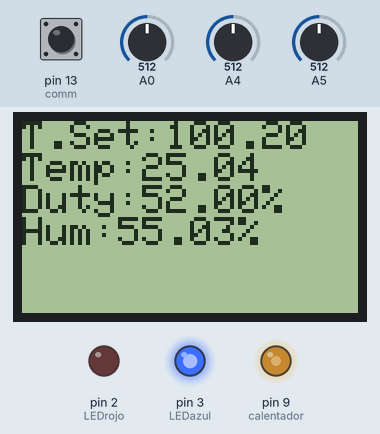
This sketch was run on a simulated Arduino Uno, built with avr-gcc and run on an emulated ATmega328P. On the bench: 84×48 one-colour display, output pins drawn as LEDs (lit = HIGH). The test bench sets the inputs (shaded band); at power-on: A0 = 512, A4 = 512, pin 13 (comm) HIGH, A5 = 512. The display library's start-up logo is not drawn; what the sketch prints to the serial monitor is not drawn.

Above: at 1.7 s.
1.8 s: A0 set to 554
At 2.2 s:
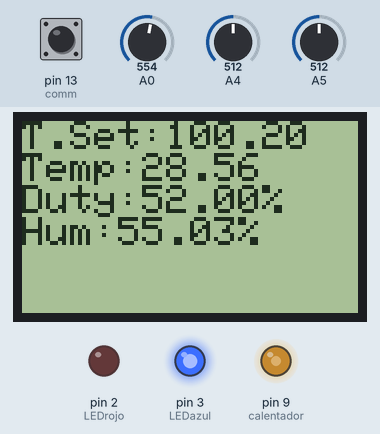
3.3 s: A0 set to 584
At 4.5 s:
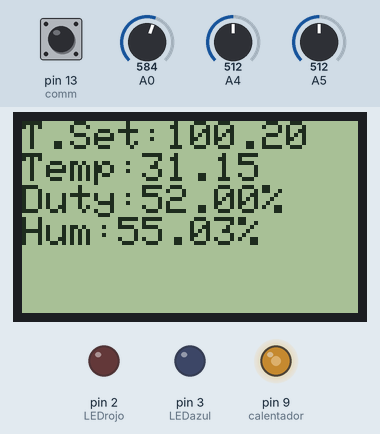
4.8 s: A4 set to 169
At 5.8 s:
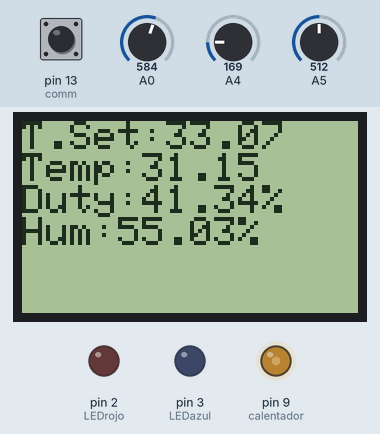
6.3 s: A4 set to 149
At 6.6 s:
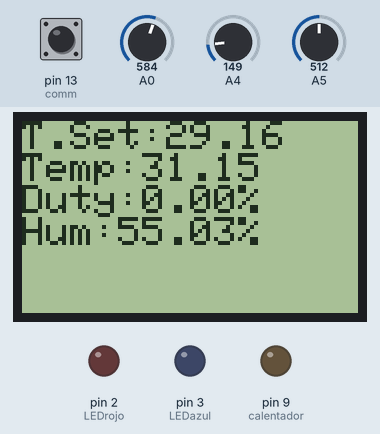
7.8 s: A0 set to 691
At 8.3 s:
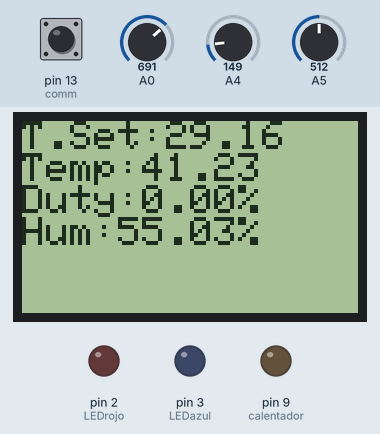
9.3 s: A0 set to 715
At 10.6 s:
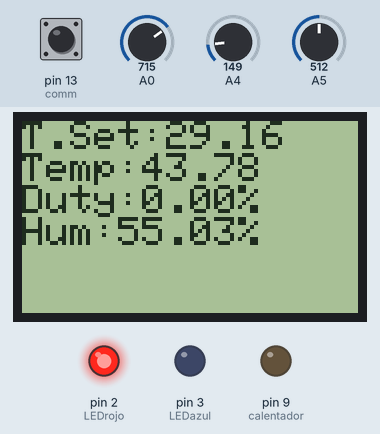
Timing chart, 0 to 11.8 s (numbered marks = the images above; inputs shaded):
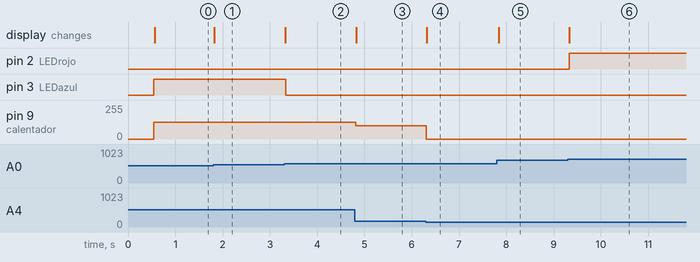

The sketch:

incubadora.ino
```cpp
// Laboratorio 3 - incubadora
// Marlon Lazo Coronado y Gokeh Avila Blanco

#include <math.h>
#include <stdio.h>
#include <Adafruit_PCD8544.h>
#include <avr/io.h>
#include <util/delay.h>

//definición de pines
const int calentador=9;
const int LEDazul=3;
const int comm=13;
const int LEDrojo=2;

// definimos LCD
Adafruit_PCD8544 display = Adafruit_PCD8544(7, 5, 6, 4, 8);
#define XPOS 0
#define YPOS 1
#define DELTAY 2
#define NUMFLAKES 10


// Parámetros para las ecuaciones de S-H para la temperatura con el termistor
float R1 = 100000;
float logR2;
float R2;
float temp;

// coeficientes steinhart-hart,
float c1 = 0.8586139205e-03, c2 = 2.059709585e-04, c3 = 0.8130635267e-07;

float T_cycle;
int valorCalentador=0;

int valorTermistor;     // Entrada A0
float voltajeTermistor; // Entrada A04

float valorDeseado;
float valorDeseadoDisplay;

int valorHumedad; // Entrada A5
float humedadNormalizada;
float humedadDisplay;

float error;

// ecuacion para temp segun R del termistor
void hart(){
  R2 = R1 * (1023.0 / (float)valorTermistor - 1.0);
  logR2 = log(R2);
  temp = (1.0 / (c1 + c2*logR2 + c3*logR2*logR2*logR2));
  temp = temp -273.15; // convertimos a °C
}

// para activar el led correspondiente segun la temp
void aviso_seguridad(){
  if ((temp < 30)){
    digitalWrite(LEDazul, HIGH);
    digitalWrite(LEDrojo, LOW);
  }
  else if ((temp > 30) & (temp < 42)){
    digitalWrite(LEDrojo, LOW);
    digitalWrite(LEDazul, LOW);
  }
  else if ((temp > 42)){
    digitalWrite(LEDazul, LOW);
    digitalWrite(LEDrojo, HIGH);
  }
}

// se pone el led int. si se pasa el 50% de la humedad relativa
void indicador_humedad(){
  if (humedadNormalizada > 50){
    digitalWrite(LED_BUILTIN, HIGH);
  }
  else{
    digitalWrite(LED_BUILTIN, LOW);
  }
}

// parpadeo
void parpadeo(){
  digitalWrite(LED_BUILTIN, HIGH);
  delay(300);
  digitalWrite(LED_BUILTIN, LOW);
  delay(300);
}

// para no sobrecalentar los huevos
float ajusteCalentador(float target){
  if(target > 42){
    if(temp <= 42){
      analogWrite(calentador, roundf(42*(255/80)));
      return 42*100/80;
    }else{
      analogWrite(calentador, roundf(0*(255/80)));
      return 0*100/80;
    }
  }else if(target < 30){
    if(temp >= 30){
      analogWrite(calentador, roundf(0*(255/80)));
      return 0*100/80;
    }else{
      analogWrite(calentador, roundf(30*(255/80)));
      return 30*100/80;
    }
  }else{
    if(target < temp){
      analogWrite(calentador, roundf(0*(255/80)));
      return 0*100/80;
    }else{
      analogWrite(calentador, roundf(target*(255/80)));
      return target*100/80;
    }
  }
}

void display_refresh(){
  display.setCursor(0,0);
  display.print("T.Set:");
  display.println(valorDeseadoDisplay);
  display.print("Temp:");
  display.println(temp);
  display.print("Duty:");
  display.print(T_cycle);
  display.println("%");
  display.print("Hum:");
  display.print(humedadDisplay);
  display.println("%");
  display.display();
  display.clearDisplay();
}

float pidControl(float set, float current){
    return set - current;
}

void setup() {
  Serial.begin(9600);
  Serial.println("PCD test");
  display.begin();
  display.setContrast(75);
  display.display();
  delay(500);
  display.clearDisplay();
  display.setTextSize(1);
  display.setTextColor(BLACK);
  pinMode(LED_BUILTIN, OUTPUT); // se configuran los pines como salida
  pinMode(LEDazul, OUTPUT);
  pinMode(LEDrojo, OUTPUT);
  pinMode(comm, INPUT);
}

void loop() { // loop infinito
  if(digitalRead(comm) == LOW){
    Serial.print("temp:");
    Serial.print(temp);
    Serial.println(" C");
    Serial.print("HUMEDAD:");
    Serial.print(humedadDisplay);
    Serial.println("%");
  }
  valorDeseado = analogRead(A4);
  valorDeseadoDisplay = (valorDeseado)/5.11;

  // se lee el voltaje que entra al pin A0
  valorTermistor = analogRead(A0);
  // se convierte el valor de 10 bits a un valor segun el voltaje
  voltajeTermistor = valorTermistor/204.6;

  // se lee el voltaje que entra al pin A5
  valorHumedad = analogRead(A5);
  // se convierte el valor de 10 bits a un valor normalizado
  humedadNormalizada = valorHumedad/14.61428571;
  humedadDisplay = humedadNormalizada+20;
  aviso_seguridad();

  hart();

  error = pidControl(valorDeseadoDisplay, temp);

  if(error != 0){
    T_cycle = ajusteCalentador(temp+error);
  }else{
    T_cycle = ajusteCalentador(0);
  }
  display_refresh();
}
```

Measured:
- the behaviour switches between 570 and 571 on A0 (found by bisection; images 1 and 2)
- the behaviour switches between 160 and 159 on A4 (found by bisection; images 3 and 4)
- the behaviour switches between 698 and 699 on A0 (found by bisection; images 5 and 6)
- after the input at 1.8 s, the display: changes at once (image 1)
- after the input at 3.3 s, pin 3 (LEDazul): HIGH → LOW at once; the display: changes at once (image 2)
- after the input at 4.8 s, pin 9 (calentador): 126/255 → 99/255 at once; the display: changes at once (image 3)
- after the input at 6.3 s, pin 9 (calentador): 99/255 → 0/255 at once; the display: changes at once (image 4)
- after the input at 7.8 s, the display: changes at once (image 5)
- after the input at 9.3 s, pin 2 (LEDrojo): LOW → HIGH at once; the display: changes at once (image 6)
